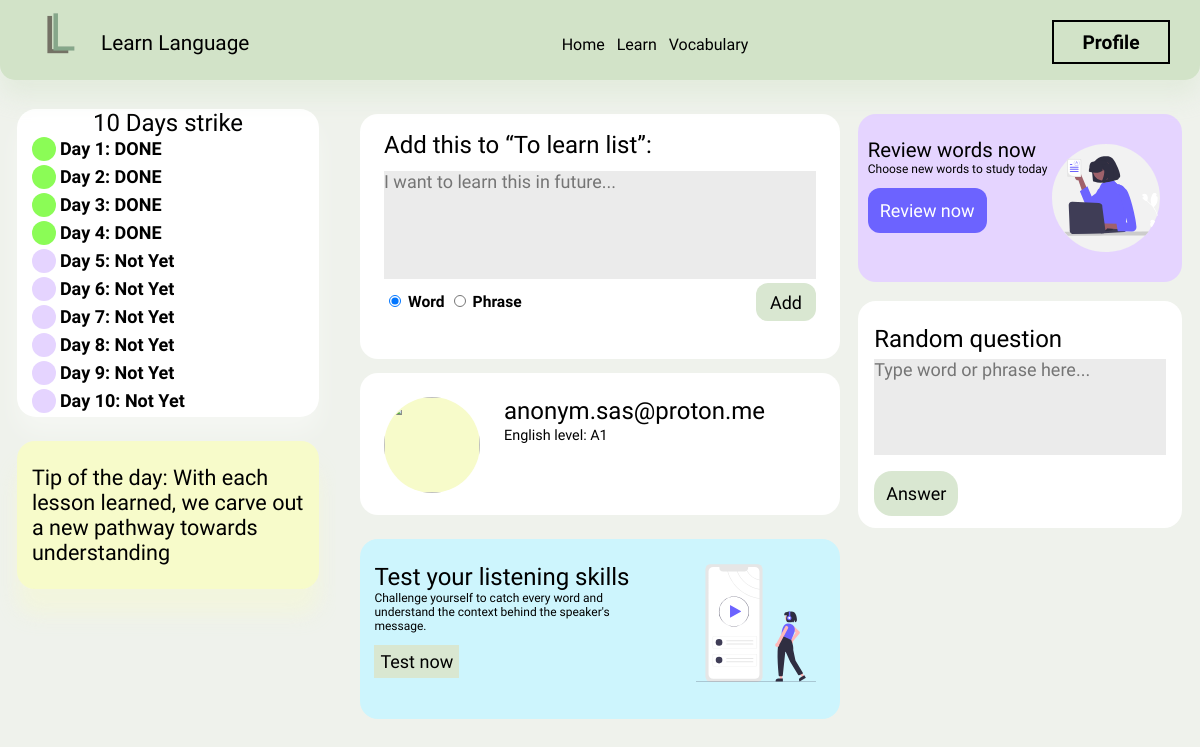
Page / (signed in) on the committed database.
### LL/models.py (models this page shows, shortened)
class Tips(models.Model):
    tip = models.CharField(max_length=1500)

class User(AbstractUser):
    level = models.CharField(max_length=100, default="A1")

### LL/views.py (the view)
# urls.py: path('', views.index, name="index"),
def index(request):
    if request.user.is_authenticated:
        strikes = 0
        grades = 0
        if Strike.objects.all().filter(user=request.user).exists():
            strikes = Strike.objects.all().get(user=request.user).day_strike
        num_for_quote = random.randint(1, 10)
        quote = Tips.objects.all().get(pk=num_for_quote).tip
        return render(request, "index.html", {
            "days_of_strike": strikes,
            "grades": grades,
            "quote": quote,
        })
    else:
        return HttpResponseRedirect(reverse('login'))

### LL/templates/index.html (shortened to what this page needs)
{% extends 'layout.html' %}
{% load static %}
{% block header %}
    <link href="{% static 'css/index.css' %}" rel="stylesheet">
{% endblock %}
{% block body %}
    <div class="index-part1">
        <div class="day-strike-div">
            <h1 class="day-strike-header">10 Days strike</h1>
            {% for i in ""|rjust:10 %}
                <div class="day-strike">
                    {% if forloop.counter <= days_of_strike %}
                        <div class="strike-check" style="background-color: #8BFC56;"></div>
                        <h1 class="strike-text">Day {{ forloop.counter }}: DONE</h1>
                    {% else %}
                        <div class="strike-check"></div>
                        <h1 class="strike-text">Day {{ forloop.counter }}: Not Yet</h1>
                    {% endif %}
                </div>
            {% endfor %}
        </div>
        <div class="tip-div">
            <h1 class="tip-text">Tip of the day:
                {{ quote }}</h1>
        </div>
    </div>
    <div class="index-part2">
        <div class="new-word" id="new-word">
            <div class="new-word" id="new_word">
                <h1 class="new-word-header">Add this to “To learn list”:</h1>
                <textarea name="textarea" id="textarea" class="new-word-textarea" placeholder="I want to learn this in future..."></textarea>
                <div class="new-word-buttons">
                    <input type="radio" name="wordorphrase" class="radio-input" id="radio1" checked>
                    <h1 class="radio-text">Word</h1>
                    <input type="radio" name="wordorphrase" class="radio-input">
                    <h1 class="radio-text">Phrase</h1>
                    <input type="button" value="Add" class="new-word-submit" onclick="send_word()" id="radio2">
                </div>
            </div>
        </div>
        <div class="user-info">
            <div class="user-info-part1">
                <img src="" class="user-info-pfp">
                <h1 class="user-info-username">{{ request.user.username }}</h1>
                <h1 class="user-info-level">English level: {{ request.user.level }}</h1>
            </div>
            <br>
        </div>
        <div class="testL-div">
            <div class="testL-part1">
                <h1 class="testL-header">Test your listening skills</h1>
                <h1 class="testL-description">Challenge yourself to catch every word and understand the context behind the speaker's message.</h1>
                <a href="listening_test" class="testL-button">Test now</a>
            </div>
            <div class="testL-part2">
                <img src="{% static 'images/audio.svg' %}" class="testL-image">
            </div>
        </div>
    </div>
    <div class="index-part3">
        <div class="review-words-div">
            <div class="review-part1">
                <h1 class="review-header">Review words now</h1>
                <h1 class="review-description">Choose new words to study today</h1>
                <a href="" class="review-button">Review now</a>
            </div>
            <div class="review-part2">
                <img src="{% static 'images/teachers.svg' %}" class="review-image">
            </div>
        </div>
        <div class="random-div">
            <h1 class="random-header">Random question</h1>
            <textarea id="" class="random-textarea" placeholder="Type word or phrase here..."></textarea>
            <input type="button" class="random-input" value="Answer" onclick="">
        </div>
    </div>
{% endblock %}

### LL/static/css/layout.css (style rules this page uses)
body { background-color: #EFF2EC; }

### rows in the picture
Tips: tip "With each lesson learned, we carve out a new pathway towards understanding"
User: user.username "anonym.sas@proton.me", user.level "A1"
